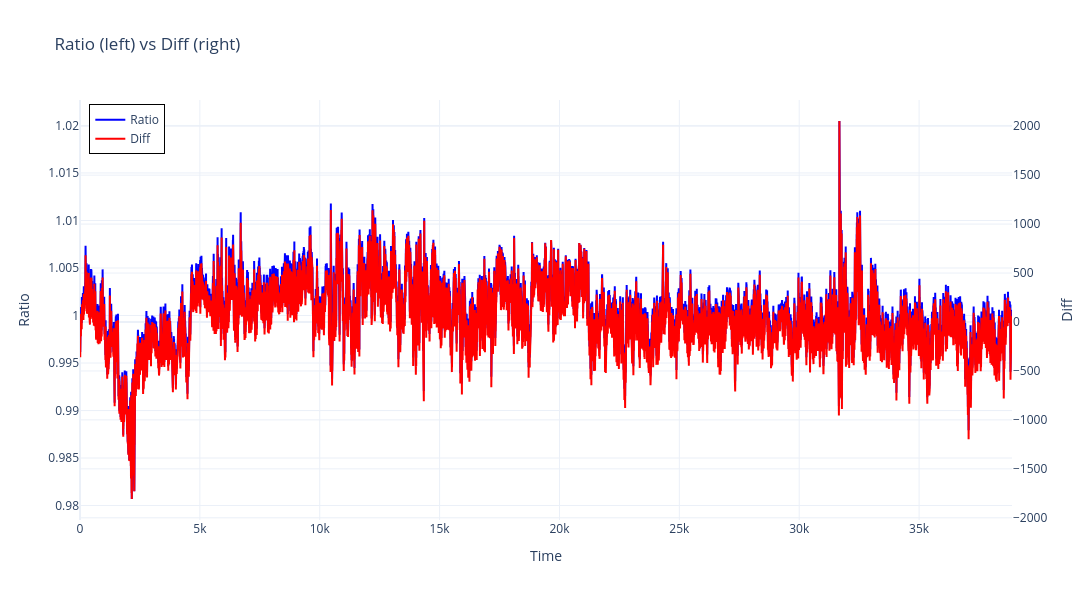

This figure's notebook cell:
### Code cell
# -*- coding: utf-8 -*-
"""
Backtest and Visualization of Wallex Arbitrage Strategy
========================================================
This module provides:
1. Plotting ratio and diff between Wallex and Nobitex prices using Plotly.
2. Backtesting a simple threshold strategy on Wallex USDT/TMN market:
   - Portfolio only includes USDT and TMN.
   - Start with all capital in USDT.
   - Trade rules:
       z = wlx - nbtx
       if z > upper → SELL USDT (convert to TMN)
       if z < lower → BUY USDT (convert to USDT)
   - Each trade size = min(balance, order_value).
   - Fee is applied on both sides of trades.
"""

import pandas as pd
import plotly.graph_objects as go


def plot_ratio_diff_plotly(df, nbtx_col="nbtx", wlx_col="wlx"):
    """
    Plot Ratio and Diff between Wallex and Nobitex prices using Plotly.

    Parameters
    ----------
    df : pd.DataFrame
        Input DataFrame with columns [nbtx_col, wlx_col].
    nbtx_col : str
        Column name for Nobitex prices.
    wlx_col : str
        Column name for Wallex prices.

    Notes
    -----
    - Ratio = Wallex / Nobitex
    - Diff = Wallex - Nobitex
    """
    # Calculate diff and ratio
    df["diff"] = df[wlx_col] - df[nbtx_col]
    df["ratio"] = df[wlx_col] / df[nbtx_col]

    fig = go.Figure()

    # Ratio line (left y-axis)
    fig.add_trace(go.Scatter(
        x=df.index,
        y=df["ratio"],
        name="Ratio",
        mode="lines",
        line=dict(color="blue")
    ))

    # Diff line (right y-axis)
    fig.add_trace(go.Scatter(
        x=df.index,
        y=df["diff"],
        name="Diff",
        mode="lines",
        line=dict(color="red"),
        yaxis="y2"
    ))

    # Layout configuration
    fig.update_layout(
        title="Ratio (left) vs Diff (right)",
        xaxis=dict(title="Time"),
        yaxis=dict(title="Ratio", side="left"),
        yaxis2=dict(title="Diff", side="right", overlaying="y"),
        legend=dict(x=0.01, y=0.99, bordercolor="Black", borderwidth=1),
        template="plotly_white",
        height=600,
        width=1100
    )

    fig.show()


def backtest_wallex_strategy(
    df,
    upper,
    lower,
    fee=0.001,
    initial_usdt=1000,
    order_value=100
):
    """
    Backtest arbitrage strategy based on Wallex - Nobitex price difference.

    Parameters
    ----------
    df : pd.DataFrame
        Must contain columns ['nbtx', 'wlx', 'diff'].
    upper : float
        Upper threshold of diff → SELL USDT.
    lower : float
        Lower threshold of diff → BUY USDT.
    fee : float
        Transaction fee (default=0.001 → 0.1%).
    initial_usdt : float
        Starting capital in USDT.
    order_value : float
        Trade size in USDT.

    Returns
    -------
    dict
        Backtest results including:
        - final portfolio value (TMN)
        - remaining balances
        - last price
        - hold value (benchmark)
        - number of trades
        - relative performance (vs hold)
    """
    usdt = initial_usdt
    tmn = 0.0
    trades = 0

    for _, row in df.iterrows():
        z = row["diff"]   # spread between Wallex and Nobitex
        y = row["wlx"]    # Wallex price

        # --- SELL USDT → convert to TMN ---
        if z > upper and usdt > 0:
            trade_usdt = min(usdt, order_value)
            tmn += trade_usdt * y * (1 - fee)
            usdt -= trade_usdt
            trades += 1

        # --- BUY USDT → convert TMN to USDT ---
        elif z < lower and tmn > 0:
            max_affordable_usdt = tmn / (y * (1 + fee))
            trade_usdt = min(order_value, max_affordable_usdt)
            if trade_usdt > 0:
                cost_tmn = trade_usdt * y * (1 + fee)
                tmn -= cost_tmn
                usdt += trade_usdt
                trades += 1

    # Final portfolio value in TMN
    last_y = df["wlx"].iloc[-1]
    final_value = tmn + usdt * last_y

    # Benchmark: simple hold (all USDT, no trading)
    hold_value = initial_usdt * last_y

    return {
        "final_value_tmn": final_value,
        "usdt_final": usdt,
        "tmn_final": tmn,
        "wlx_last_price": last_y,
        "hold_value_tmn": hold_value,
        "num_trades": trades,
        "relative_perf": final_value / hold_value,
    }


def backtest_wallex_strategy_with_log(
    df,
    upper,
    lower,
    fee=0.001,
    initial_usdt=1000,
    order_value=100
):
    """
    Backtest arbitrage strategy with detailed trade log.

    Parameters
    ----------
    df : pd.DataFrame
        Must contain columns ['nbtx', 'wlx', 'diff'].
    upper : float
        Upper threshold of diff → SELL USDT.
    lower : float
        Lower threshold of diff → BUY USDT.
    fee : float
        Transaction fee (default=0.001 → 0.1%).
    initial_usdt : float
        Starting capital in USDT.
    order_value : float
        Trade size in USDT.

    Returns
    -------
    summary : dict
        Same as backtest_wallex_strategy.
    trades_df : pd.DataFrame
        Log of each trade including time, side, size, price, fees, balances, and portfolio value.
    """
    usdt = initial_usdt
    tmn = 0.0
    trades = []

    for ts, row in df.iterrows():
        z = row["diff"]
        y = row["wlx"]

        # --- SELL USDT → convert to TMN ---
        if z > upper and usdt > 0:
            trade_usdt = min(usdt, order_value)
            tmn_gain = trade_usdt * y * (1 - fee)
            usdt -= trade_usdt
            tmn += tmn_gain
            trades.append({
                "time": ts,
                "side": "SELL",
                "usdt_traded": trade_usdt,
                "price": y,
                "fee": fee,
                "usdt_after": usdt,
                "tmn_after": tmn,
                "portfolio_value": tmn + usdt * y
            })

        # --- BUY USDT → convert TMN to USDT ---
        elif z < lower and tmn > 0:
            max_affordable_usdt = tmn * (1 - fee) / (y * (1 + fee))
            trade_usdt = min(order_value, max_affordable_usdt)
            if trade_usdt > 0:
                cost_tmn = trade_usdt * y * (1 + fee)
                tmn -= cost_tmn
                usdt += trade_usdt
                trades.append({
                    "time": ts,
                    "side": "BUY",
                    "usdt_traded": trade_usdt,
                    "price": y,
                    "fee": fee,
                    "usdt_after": usdt,
                    "tmn_after": tmn,
                    "portfolio_value": tmn + usdt * y
                })

    # Final portfolio value in TMN
    last_y = df["wlx"].iloc[-1]
    final_value = tmn + usdt * last_y

    # Benchmark: simple hold (all USDT, no trading)
    hold_value = initial_usdt * last_y

    summary = {
        "final_value_tmn": final_value,
        "usdt_final": usdt,
        "tmn_final": tmn,
        "wlx_last_price": last_y,
        "hold_value_tmn": hold_value,
        "num_trades": len(trades),
        "relative_perf": final_value / hold_value,
    }

    trades_df = pd.DataFrame(trades)
    return summary, trades_df


# =========================
# Example Usage
# =========================
if __name__ == "__main__":
    # Example dataset (commented out)
    # data = {
    #     "ts_main": pd.date_range("2025-08-18 14:40:00", periods=10, freq="min"),
    #     "nbtx": [93438, 93362, 93362, 93401, 93380, 99651, 99675, 99680, 99680, 99683],
    #     "wlx": [93117, 93148, 93145, 93123, 93139, 99600, 99600, 99697, 99723, 99603],
    # }
    # df = pd.DataFrame(data).set_index("ts_main")
    # df["diff"] = df["wlx"] - df["nbtx"]

    # Run backtest with trade log
    
    plot_ratio_diff_plotly(df)
    summary, trades_df = backtest_wallex_strategy_with_log(
        df,
        upper=200,
        lower=-200,
        order_value=100
    )
    print("Summary:", summary)
    print("Trades:\n", trades_df)

### Figure 1 — Plotly figure (JSON) as saved in the notebook; plotly's stock layout.template omitted (floating-point values rounded to 4 significant figures; data arrays with more than 128 entries replaced by an {"elided": "..."} marker saying what was removed)
{"data": [{"line": {"color": "blue"}, "mode": "lines", "name": "Ratio", "type": "scatter", "x": {"elided": "38877 int values"}, "y": {"elided": "38877 float values"}}, {"line": {"color": "red"}, "mode": "lines", "name": "Diff", "type": "scatter", "x": {"elided": "38877 int values"}, "y": {"elided": "38877 int values"}, "yaxis": "y2"}], "layout": {"height": 600, "legend": {"bordercolor": "Black", "borderwidth": 1, "x": 0.01, "y": 0.99}, "title": {"text": "Ratio (left) vs Diff (right)"}, "width": 1100, "xaxis": {"title": {"text": "Time"}}, "yaxis": {"side": "left", "title": {"text": "Ratio"}}, "yaxis2": {"overlaying": "y", "side": "right", "title": {"text": "Diff"}}}}
